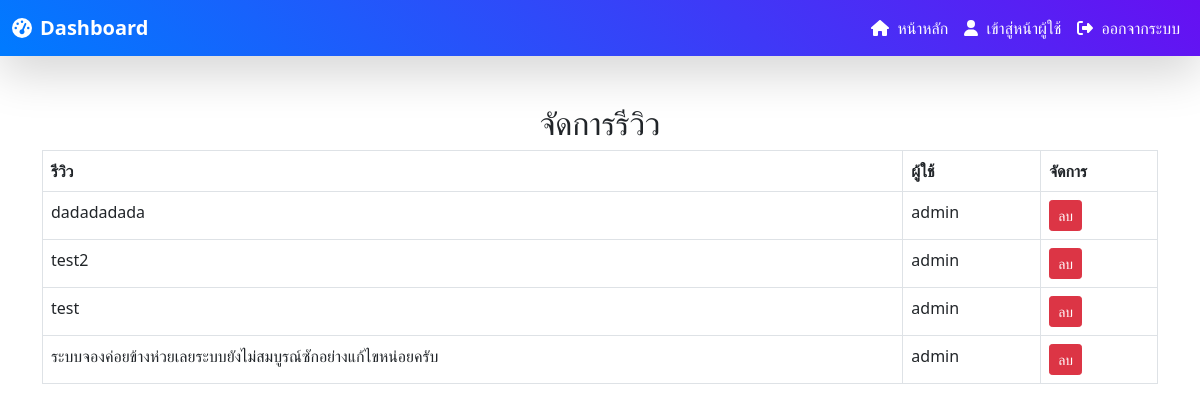
The page /Admin/admin_reviews.php (signed in) on the database as committed earlier.
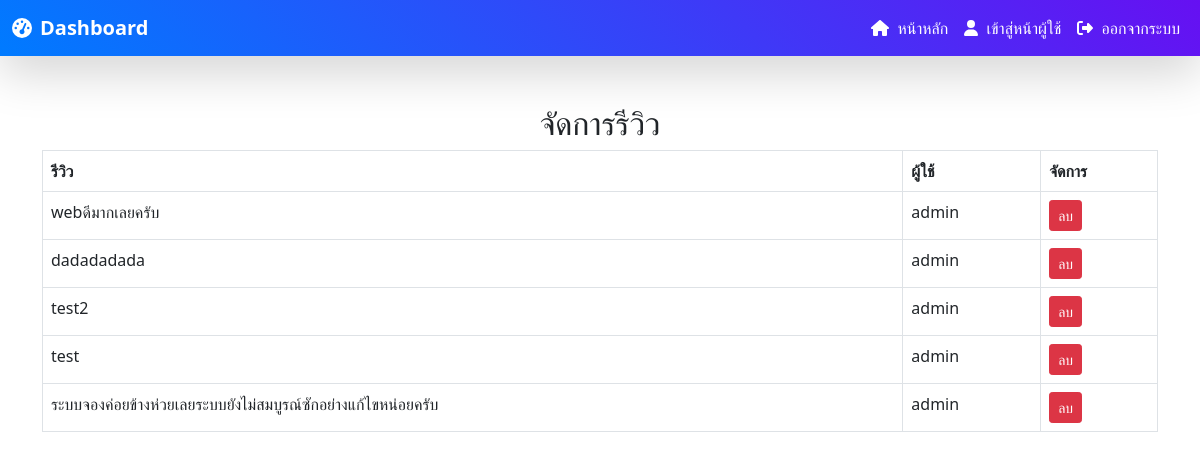
The same page on the database as committed later.
### tables this page shows
CREATE TABLE `reviews` (
  `id` int(11) NOT NULL,
  `user_id` int(11) NOT NULL,
  `comment` text NOT NULL,
  `created_at` timestamp NOT NULL DEFAULT current_timestamp()
);

CREATE TABLE `users` (
  `id` int(11) NOT NULL,
  `username` varchar(255) NOT NULL,
  `password` varchar(255) NOT NULL,
  `email` varchar(255) NOT NULL,
  `phone` varchar(20) NOT NULL,
  `profile_pic` varchar(255) DEFAULT NULL,
  `created_at` timestamp NOT NULL DEFAULT current_timestamp(),
  `role` varchar(20) NOT NULL DEFAULT 'user'
);

### Admin/admin_reviews.php (the view, shortened to what this page needs)
<?php
include('db_connect.php');
$sql_reviews = "SELECT reviews.id, reviews.comment, users.username FROM reviews JOIN users ON reviews.user_id = users.id ORDER BY reviews.created_at DESC";
$reviews_result = $conn->query($sql_reviews);
?>
<!DOCTYPE html>
<html lang="th">
<head>
    <link href="https://cdn.jsdelivr.net/npm/bootstrap@5.0.2/dist/css/bootstrap.min.css" rel="stylesheet">
</head>
<body>
    <?php include('navbar.php'); ?>
    <div class="container mt-5">
        <h2 class="text-center">จัดการรีวิว</h2>
        <?php if ($reviews_result->num_rows > 0) { ?>
            <table class="table table-bordered">
                <thead class="">
                    <tr>
                        <th>รีวิว</th>
                        <th>ผู้ใช้</th>
                        <th>จัดการ</th>
                    </tr>
                </thead>
                <tbody>
                    <?php while ($review = $reviews_result->fetch_assoc()) { ?>
                        <tr>
                            <td><?php echo $review['comment']; ?></td>
                            <td><?php echo $review['username']; ?></td>
                            <td>
                                <a href="delete_review.php?id=<?php echo $review['id']; ?>" class="btn btn-danger btn-sm" onclick="return confirm('คุณต้องการลบรีวิวนี้หรือไม่?');">ลบ</a>
                            </td>
                        </tr>
                    <?php } ?>
                </tbody>
            </table>
        <?php } else {
            echo "<p>ยังไม่มีรีวิว</p>";
        } ?>
    </div>
</body>
</html>

### Admin/navbar.php (shortened to what this page needs)
<nav class="navbar navbar-expand-lg navbar-dark bg-primary shadow-lg" style="background: linear-gradient(45deg, #007bff, #6610f2);">
    <div class="container-fluid">
        <a class="navbar-brand fw-bold d-flex align-items-center" href="index.php">
            <i class="fas fa-tachometer-alt me-2"></i> Dashboard
        </a>
        <div class="collapse navbar-collapse" id="navbarNav">
            <ul class="navbar-nav ms-auto">
                <li class="nav-item">
                    <a class="nav-link text-white fw-semibold" href="index.php">
                        <i class="fas fa-home me-1"></i> หน้าหลัก
                    </a>
                </li>
                <li class="nav-item">
                    <a class="nav-link text-white fw-semibold" href="../index.php">
                        <i class="fas fa-user me-1"></i> เข้าสู่หน้าผู้ใช้
                    </a>
                </li>
                <li class="nav-item">
                    <a class="nav-link text-white fw-semibold" href="../logout.php">
                        <i class="fas fa-sign-out-alt me-1"></i> ออกจากระบบ
                    </a>
                </li>
            </ul>
        </div>
    </div>
</nav>

Rows that differ between the two databases and show on the page:
added reviews: comment "webดีมากเลยครับ", user.username "admin"
